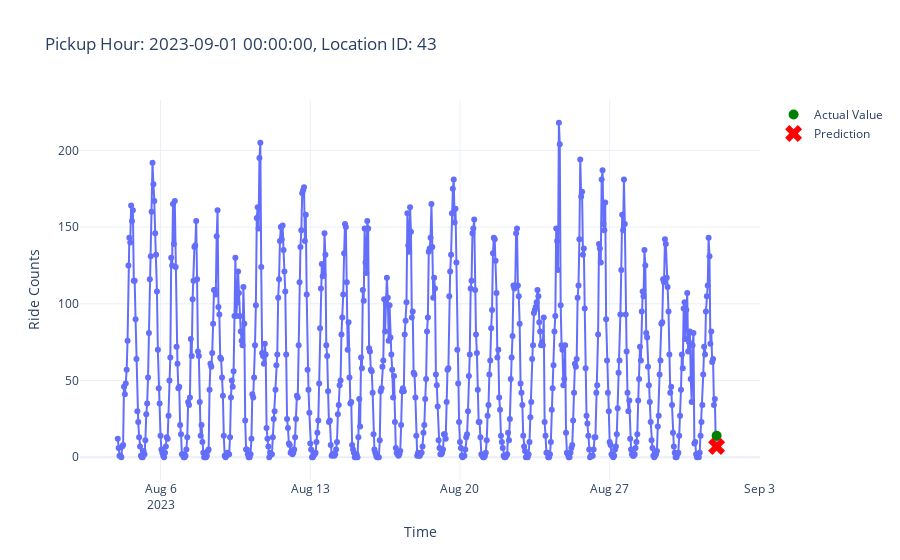

Write notebook code for a chart like this one.
### Markdown cell above
Plotting prediction from the latest baseline model (4 weeks)

### Code cell
plot_aggregated_time_series(X_test, y_test, 5002, predictions)

### Figure 1 — Plotly figure (JSON) as saved in the notebook; plotly's stock layout.template omitted (floating-point values rounded to 4 significant figures; data arrays with more than 128 entries replaced by an {"elided": "..."} marker saying what was removed)
{"data": [{"hovertemplate": "Time=%{x}<br>Ride Counts=%{y}<extra></extra>", "legendgroup": "", "line": {"color": "#636efa", "dash": "solid"}, "marker": {"symbol": "circle"}, "mode": "lines+markers", "name": "", "orientation": "v", "showlegend": false, "type": "scatter", "x": {"elided": "673 str values"}, "xaxis": "x", "y": {"elided": "673 int values"}, "yaxis": "y"}, {"line": {"color": "green"}, "marker": {"size": 10}, "mode": "markers", "name": "Actual Value", "type": "scatter", "x": ["2023-09-01T00:00:00"], "y": [14]}, {"line": {"color": "red"}, "marker": {"size": 15, "symbol": "x"}, "mode": "markers", "name": "Prediction", "type": "scatter", "x": ["2023-09-01T00:00:00"], "y": [7]}], "layout": {"legend": {"tracegroupgap": 0}, "title": {"text": "Pickup Hour: 2023-09-01 00:00:00, Location ID: 43"}, "xaxis": {"anchor": "y", "domain": [0, 1], "title": {"text": "Time"}}, "yaxis": {"anchor": "x", "domain": [0, 1], "title": {"text": "Ride Counts"}}}}
